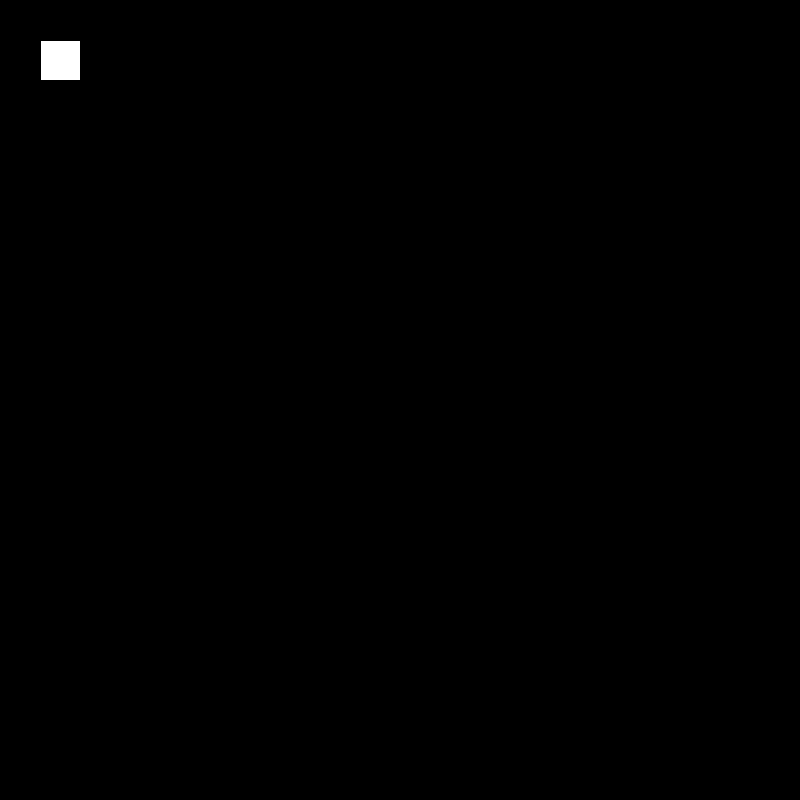
Frame 1 (no input)
Frame 60 (the mouse pressed at the canvas centre just before this capture): identical to frame 1, image omitted
Frame 120 (the mouse held since frame 60 and released just before this capture): identical to frame 1, image omitted

The Processing sketch that drew this single still picture (run headless with seeded random() and noise(); from frame 60 on, the mouse is pressed at the canvas centre):

// Processing sketch: Sketch_H12_6
// ── Sketch_H12_6.pde
int x;
int y;
int x1;
int y1;

void setup(){
size(800,800);

x = 40;
y = 40;

}

void draw(){
  background(0,0,0);
  rect(x,y,40,40);
}

void keyPressed(){
    if(keyCode == 39){
    x += 10;
    background(0,0,0);
  }
    if(keyCode == 40){
    y += 10;
    background(0,0,0);
  }
    if(keyCode == 38){
    y -= 10;
    background(0,0,0);
  }
    if(keyCode == 37){
    x -= 10;
    background(0,0,0);
  }
}
